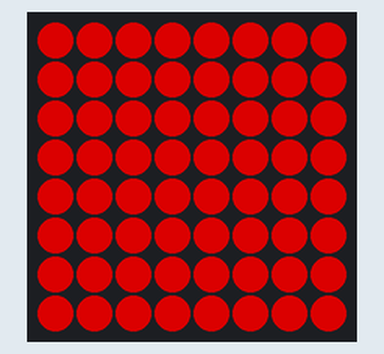
The program below on a simulated Raspberry Pi (BCM pin numbers) with a Sense HAT. On the bench: the Sense HAT's 8×8 RGB LED matrix. Dim RGB values are drawn brighter than linear. At 0.0 s the program stops and its outputs stay as they are.

Above: at 0.1 s.

The program:

images.py
```python
from sense_hat import SenseHat
import time

s = SenseHat()
s.low_light = True

green = (0, 255, 0)
yellow = (255, 255, 0)
blue = (0, 0, 255)
red = (255, 0, 0)
white = (255,255,255)
nothing = (0,0,0)
pink = (255,105, 180)
v = [148,0,211]
i = [75, 0, 130]
b = [0,0,200]
g = [200,0,0]
y = [200,200,0]
o = [255, 127, 0]
r = [200,0,0]

rainbow = [

  v,v,v,i,b,b,g,g,
  v,v,i,b,b,g,g,y,
  v,i,b,b,g,g,y,y,
  i,b,b,g,g,y,y,o,
  b,b,g,g,y,y,o,o,
  b,g,g,y,y,o,o,o,
  g,g,y,y,o,o,o,r,
  g,y,y,o,o,o,r,r,

  ]

colour = []
for i in range(64):
  colour.append(r)

s.set_pixels(colour)
```
